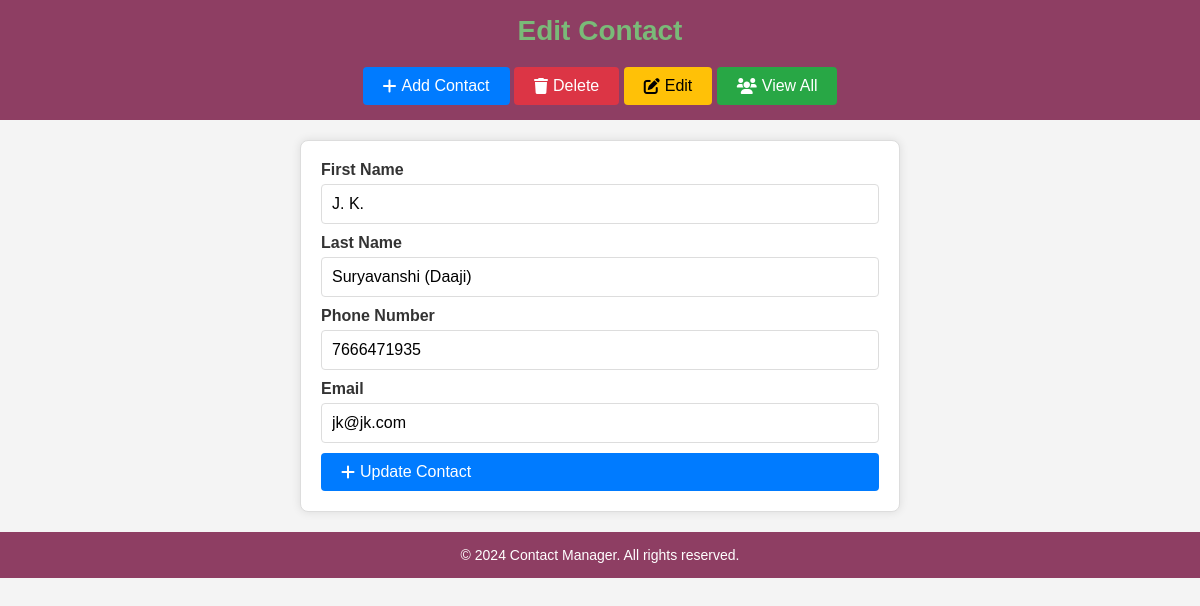
/edit/8/, run on the app's committed database.
### Contact_app/models.py (models this page shows)
class Contact(models.Model):
    first_name = models.CharField(max_length=20)
    last_name = models.CharField(max_length=20)
    phone_number = models.CharField(max_length=15)
    email = models.EmailField(max_length=50)

### Contact_app/views.py (the view, shortened to what this page needs)
# urls.py: path('edit/<int:id>/', views.edit, name='edit'),
def edit(request,id):
    contact = Contact.objects.get(pk=id)
    return render(request,'edit_contact.html',{'contact':contact})

### templates/edit_contact.html (shortened to what this page needs)
<!DOCTYPE html>
<html lang="en">
<head>
    <link rel="stylesheet" href="https://cdnjs.cloudflare.com/ajax/libs/font-awesome/6.0.0-beta3/css/all.min.css">
</head>
<body>
    <header>
        <h1>Edit Contact</h1>
        <div class="buttons">
            <a href="{% url 'add_contact' %}" class="button add"><i class="fas fa-plus"></i> Add Contact</a>
            <a href="{% url 'trash' %}" class="button delete"><i class="fas fa-trash"></i> Delete</a>
            <a href="{% url 'view_all' %}" class="button edit"><i class="fas fa-edit"></i> Edit</a>
            <a href="/" class="button info"><i class="fas fa-users"></i> View All</a>
        </div>
    </header>
    <div class="container">
        <form action="" method="post">
            <div class="form-group">
                <label for="first_name">First Name</label>
                <input type="text" id="first_name" name="first_name" required value="{{ contact.first_name}}">
            </div>
            <div class="form-group">
                <label for="last_name">Last Name</label>
                <input type="text" id="last_name" name="last_name" required value="{{ contact.last_name }}">
            </div>
            <div class="form-group">
                <label for="phone_number">Phone Number</label>
                <input type="text" id="phone_number" name="phone_number" required value="{{ contact.phone_number }}">
            </div>
            <div class="form-group">
                <label for="email">Email</label>
                <input type="email" id="email" name="email" required value="{{ contact.email }}">
            </div>
            <button type="submit" class="button add"><i class="fas fa-plus"></i> Update Contact</button>
        </form>
    </div>
    <footer>
        <p>&copy; 2024 Contact Manager. All rights reserved.</p>
    </footer>
</body>
</html>

### templates/edit_contact.html (style rules this page uses)
* { box-sizing: border-box; margin: 0; padding: 0; }
body { font-family: 'Arial', sans-serif; background-color: #f4f4f4; color: #333; }
header, footer { background-color: #8E3E63; color: white; text-align: center; padding: 15px 0; }
.container { max-width: 600px; margin: 20px auto; padding: 20px; background-color: #ffffff; border: 1px solid #ddd; box-shadow: 0 0 10px rgba(0, 0, 0, 0.1); border-radius: 8px; }
h1 { color: #7ABA78; margin-bottom: 20px; font-size: 28px; text-align: center; }
form { display: grid; gap: 10px; }
.form-group { display: flex; flex-direction: column; }
.form-group label { margin-bottom: 5px; font-weight: bold; }
.form-group input[type="text"], .form-group input[type="email"] { padding: 10px; font-size: 16px; border: 1px solid #ddd; border-radius: 4px; }
.button { padding: 10px 20px; border: none; color: white; cursor: pointer; border-radius: 4px; text-decoration: none; text-align: center; transition: background-color 0.3s, transform 0.3s; font-size: 16px; display: inline-flex; align-items: center; }
.button.add { background-color: #007BFF; }
.button.delete { background-color: #DC3545; }
.button.edit { background-color: #FFC107; color: black; }
.button.info { background-color: #28A745; }
.button i { margin-right: 5px; }
footer p { margin: 0; font-size: 14px; }

### data on the page
Contact: first_name "J. K.", last_name "Suryavanshi (Daaji)", phone_number "7666471935", email "jk@jk.com"
